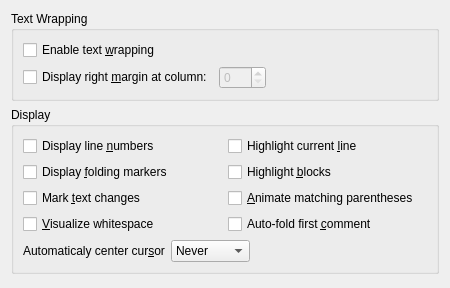
<?xml version="1.0" encoding="UTF-8"?>
<ui version="4.0">
 <class>TextEditor::DisplaySettingsPage</class>
 <widget class="QWidget" name="TextEditor::DisplaySettingsPage">
  <property name="geometry">
   <rect>
    <x>0</x>
    <y>0</y>
    <width>450</width>
    <height>288</height>
   </rect>
  </property>
  <layout class="QGridLayout" name="gridLayout_3">
   <item row="2" column="0">
    <spacer name="verticalSpacer">
     <property name="orientation">
      <enum>Qt::Vertical</enum>
     </property>
     <property name="sizeHint" stdset="0">
      <size>
       <width>20</width>
       <height>8</height>
      </size>
     </property>
    </spacer>
   </item>
   <item row="1" column="0">
    <widget class="QGroupBox" name="groupBoxDisplay">
     <property name="title">
      <string>Display</string>
     </property>
     <layout class="QGridLayout" name="gridLayout_2">
      <item row="0" column="0">
       <widget class="QCheckBox" name="displayLineNumbers">
        <property name="text">
         <string>Display line &amp;numbers</string>
        </property>
       </widget>
      </item>
      <item row="0" column="1">
       <widget class="QCheckBox" name="highlightCurrentLine">
        <property name="text">
         <string>Highlight current &amp;line</string>
        </property>
       </widget>
      </item>
      <item row="1" column="0">
       <widget class="QCheckBox" name="displayFoldingMarkers">
        <property name="text">
         <string>Display &amp;folding markers</string>
        </property>
       </widget>
      </item>
      <item row="1" column="1">
       <widget class="QCheckBox" name="highlightBlocks">
        <property name="text">
         <string>Highlight &amp;blocks</string>
        </property>
       </widget>
      </item>
      <item row="2" column="0">
       <widget class="QCheckBox" name="markTextChanges">
        <property name="text">
         <string>Mark &amp;text changes</string>
        </property>
       </widget>
      </item>
      <item row="2" column="1">
       <widget class="QCheckBox" name="animateMatchingParentheses">
        <property name="text">
         <string>&amp;Animate matching parentheses</string>
        </property>
       </widget>
      </item>
      <item row="3" column="0">
       <widget class="QCheckBox" name="visualizeWhitespace">
        <property name="toolTip">
         <string>Show tabs and spaces.</string>
        </property>
        <property name="text">
         <string>&amp;Visualize whitespace</string>
        </property>
       </widget>
      </item>
      <item row="3" column="1">
       <widget class="QCheckBox" name="autoFoldFirstComment">
        <property name="text">
         <string>Auto-fold first &amp;comment</string>
        </property>
       </widget>
      </item>
      <item row="4" column="0" colspan="2">
       <layout class="QHBoxLayout" name="horizontalLayout_2">
        <item>
         <widget class="QLabel" name="centerCursorText">
          <property name="text">
           <string>Automaticaly center cur&amp;sor</string>
          </property>
          <property name="buddy">
           <cstring>centerCursor</cstring>
          </property>
         </widget>
        </item>
        <item>
         <widget class="QComboBox" name="centerCursor">
          <item>
           <property name="text">
            <string>Never</string>
           </property>
          </item>
          <item>
           <property name="text">
            <string>On Scroll</string>
           </property>
          </item>
          <item>
           <property name="text">
            <string>Always</string>
           </property>
          </item>
         </widget>
        </item>
        <item>
         <spacer name="horizontalSpacer_2">
          <property name="orientation">
           <enum>Qt::Horizontal</enum>
          </property>
          <property name="sizeHint" stdset="0">
           <size>
            <width>40</width>
            <height>20</height>
           </size>
          </property>
         </spacer>
        </item>
       </layout>
      </item>
     </layout>
    </widget>
   </item>
   <item row="0" column="0">
    <widget class="QGroupBox" name="groupBoxText">
     <property name="title">
      <string>Text Wrapping</string>
     </property>
     <layout class="QGridLayout" name="gridLayout">
      <item row="0" column="0">
       <widget class="QCheckBox" name="enableTextWrapping">
        <property name="text">
         <string>Enable text &amp;wrapping</string>
        </property>
       </widget>
      </item>
      <item row="1" column="0">
       <layout class="QHBoxLayout" name="horizontalLayout">
        <item>
         <widget class="QCheckBox" name="showWrapColumn">
          <property name="text">
           <string>Display right &amp;margin at column:</string>
          </property>
         </widget>
        </item>
        <item>
         <widget class="QSpinBox" name="wrapColumn">
          <property name="enabled">
           <bool>false</bool>
          </property>
          <property name="maximum">
           <number>999</number>
          </property>
         </widget>
        </item>
        <item>
         <spacer name="horizontalSpacer">
          <property name="orientation">
           <enum>Qt::Horizontal</enum>
          </property>
          <property name="sizeHint" stdset="0">
           <size>
            <width>40</width>
            <height>20</height>
           </size>
          </property>
         </spacer>
        </item>
       </layout>
      </item>
     </layout>
    </widget>
   </item>
  </layout>
 </widget>
 <resources/>
 <connections>
  <connection>
   <sender>showWrapColumn</sender>
   <signal>toggled(bool)</signal>
   <receiver>wrapColumn</receiver>
   <slot>setEnabled(bool)</slot>
   <hints>
    <hint type="sourcelabel">
     <x>238</x>
     <y>84</y>
    </hint>
    <hint type="destinationlabel">
     <x>299</x>
     <y>84</y>
    </hint>
   </hints>
  </connection>
 </connections>
</ui>
